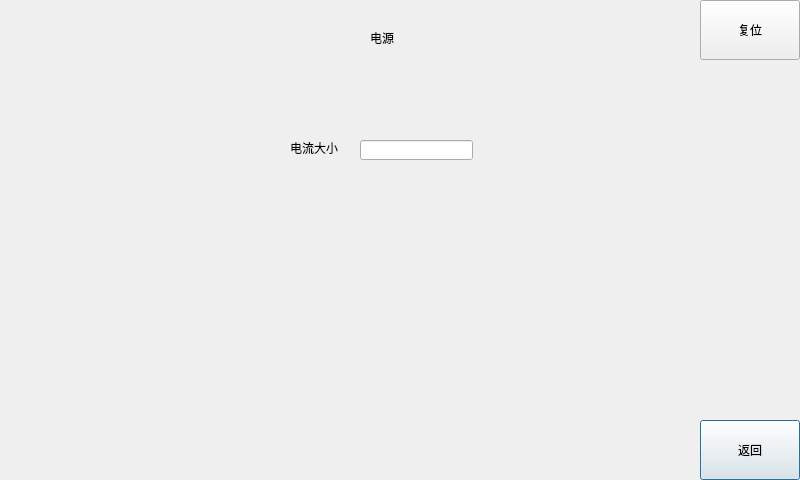
<?xml version="1.0" encoding="UTF-8"?>
<ui version="4.0">
 <class>Dialog_power</class>
 <widget class="QDialog" name="Dialog_power">
  <property name="geometry">
   <rect>
    <x>0</x>
    <y>0</y>
    <width>800</width>
    <height>480</height>
   </rect>
  </property>
  <property name="windowTitle">
   <string>Dialog</string>
  </property>
  <widget class="QLabel" name="label">
   <property name="geometry">
    <rect>
     <x>370</x>
     <y>30</y>
     <width>31</width>
     <height>16</height>
    </rect>
   </property>
   <property name="text">
    <string>电源</string>
   </property>
  </widget>
  <widget class="QLabel" name="label_2">
   <property name="geometry">
    <rect>
     <x>290</x>
     <y>140</y>
     <width>54</width>
     <height>16</height>
    </rect>
   </property>
   <property name="text">
    <string>电流大小</string>
   </property>
  </widget>
  <widget class="QLineEdit" name="lineEdit">
   <property name="geometry">
    <rect>
     <x>360</x>
     <y>140</y>
     <width>113</width>
     <height>20</height>
    </rect>
   </property>
  </widget>
  <widget class="QPushButton" name="pushButton">
   <property name="geometry">
    <rect>
     <x>700</x>
     <y>420</y>
     <width>100</width>
     <height>60</height>
    </rect>
   </property>
   <property name="text">
    <string>返回</string>
   </property>
  </widget>
  <widget class="QPushButton" name="pushButton_2">
   <property name="geometry">
    <rect>
     <x>700</x>
     <y>0</y>
     <width>100</width>
     <height>60</height>
    </rect>
   </property>
   <property name="text">
    <string>复位</string>
   </property>
  </widget>
 </widget>
 <resources/>
 <connections>
  <connection>
   <sender>pushButton</sender>
   <signal>clicked()</signal>
   <receiver>Dialog_power</receiver>
   <slot>close()</slot>
   <hints>
    <hint type="sourcelabel">
     <x>741</x>
     <y>454</y>
    </hint>
    <hint type="destinationlabel">
     <x>757</x>
     <y>407</y>
    </hint>
   </hints>
  </connection>
 </connections>
</ui>
